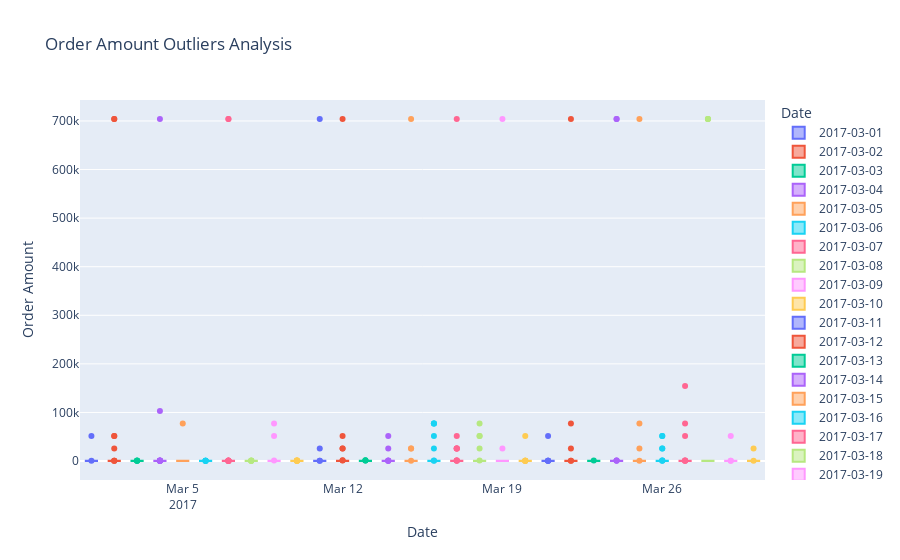

Write notebook code for a chart like this one.
### Code cell
# Boxplot order_amount outliers
amount_outliers = px.box(
    df,
    x=df.index,
    y='order_amount',
    title='Order Amount Outliers Analysis',
    labels={'created_at': 'Date', 'order_amount': 'Order Amount'},
    color=df.index,
    boxmode='overlay'
    )

amount_outliers

### Figure 1 — Plotly figure (JSON) as saved in the notebook; plotly's stock layout.template omitted (floating-point values rounded to 4 significant figures; data arrays with more than 128 entries replaced by an {"elided": "..."} marker saying what was removed)
{"data": [{"alignmentgroup": "True", "hovertemplate": "Date=%{x}<br>Order Amount=%{y}<extra></extra>", "legendgroup": "2017-03-01", "marker": {"color": "#636efa"}, "name": "2017-03-01", "notched": false, "offsetgroup": "2017-03-01", "orientation": "v", "showlegend": true, "type": "box", "x": {"elided": "182 str values"}, "x0": " ", "xaxis": "x", "y": {"elided": "182 int values"}, "y0": " ", "yaxis": "y"}, {"alignmentgroup": "True", "hovertemplate": "Date=%{x}<br>Order Amount=%{y}<extra></extra>", "legendgroup": "2017-03-02", "marker": {"color": "#EF553B"}, "name": "2017-03-02", "notched": false, "offsetgroup": "2017-03-02", "orientation": "v", "showlegend": true, "type": "box", "x": {"elided": "182 str values"}, "x0": " ", "xaxis": "x", "y": {"elided": "182 int values"}, "y0": " ", "yaxis": "y"}, {"alignmentgroup": "True", "hovertemplate": "Date=%{x}<br>Order Amount=%{y}<extra></extra>", "legendgroup": "2017-03-03", "marker": {"color": "#00cc96"}, "name": "2017-03-03", "notched": false, "offsetgroup": "2017-03-03", "orientation": "v", "showlegend": true, "type": "box", "x": {"elided": "162 str values"}, "x0": " ", "xaxis": "x", "y": {"elided": "162 int values"}, "y0": " ", "yaxis": "y"}, {"alignmentgroup": "True", "hovertemplate": "Date=%{x}<br>Order Amount=%{y}<extra></extra>", "legendgroup": "2017-03-04", "marker": {"color": "#ab63fa"}, "name": "2017-03-04", "notched": false, "offsetgroup": "2017-03-04", "orientation": "v", "showlegend": true, "type": "box", "x": {"elided": "165 str values"}, "x0": " ", "xaxis": "x", "y": {"elided": "165 int values"}, "y0": " ", "yaxis": "y"}, {"alignmentgroup": "True", "hovertemplate": "Date=%{x}<br>Order Amount=%{y}<extra></extra>", "legendgroup": "2017-03-05", "marker": {"color": "#FFA15A"}, "name": "2017-03-05", "notched": false, "offsetgroup": "2017-03-05", "orientation": "v", "showlegend": true, "type": "box", "x": {"elided": "163 str values"}, "x0": " ", "xaxis": "x", "y": {"elided": "163 int values"}, "y0": " ", "yaxis": "y"}, {"alignmentgroup": "True", "hovertemplate": "Date=%{x}<br>Order Amount=%{y}<extra></extra>", "legendgroup": "2017-03-06", "marker": {"color": "#19d3f3"}, "name": "2017-03-06", "notched": false, "offsetgroup": "2017-03-06", "orientation": "v", "showlegend": true, "type": "box", "x": {"elided": "148 str values"}, "x0": " ", "xaxis": "x", "y": {"elided": "148 int values"}, "y0": " ", "yaxis": "y"}, {"alignmentgroup": "True", "hovertemplate": "Date=%{x}<br>Order Amount=%{y}<extra></extra>", "legendgroup": "2017-03-07", "marker": {"color": "#FF6692"}, "name": "2017-03-07", "notched": false, "offsetgroup": "2017-03-07", "orientation": "v", "showlegend": true, "type": "box", "x": {"elided": "196 str values"}, "x0": " ", "xaxis": "x", "y": {"elided": "196 int values"}, "y0": " ", "yaxis": "y"}, {"alignmentgroup": "True", "hovertemplate": "Date=%{x}<br>Order Amount=%{y}<extra></extra>", "legendgroup": "2017-03-08", "marker": {"color": "#B6E880"}, "name": "2017-03-08", "notched": false, "offsetgroup": "2017-03-08", "orientation": "v", "showlegend": true, "type": "box", "x": {"elided": "156 str values"}, "x0": " ", "xaxis": "x", "y": {"elided": "156 int values"}, "y0": " ", "yaxis": "y"}, {"alignmentgroup": "True", "hovertemplate": "Date=%{x}<br>Order Amount=%{y}<extra></extra>", "legendgroup": "2017-03-09", "marker": {"color": "#FF97FF"}, "name": "2017-03-09", "notched": false, "offsetgroup": "2017-03-09", "orientation": "v", "showlegend": true, "type": "box", "x": {"elided": "199 str values"}, "x0": " ", "xaxis": "x", "y": {"elided": "199 int values"}, "y0": " ", "yaxis": "y"}, {"alignmentgroup": "True", "hovertemplate": "Date=%{x}<br>Order Amount=%{y}<extra></extra>", "legendgroup": "2017-03-10", "marker": {"color": "#FECB52"}, "name": "2017-03-10", "notched": false, "offsetgroup": "2017-03-10", "orientation": "v", "showlegend": true, "type": "box", "x": {"elided": "167 str values"}, "x0": " ", "xaxis": "x", "y": {"elided": "167 int values"}, "y0": " ", "yaxis": "y"}, {"alignmentgroup": "True", "hovertemplate": "Date=%{x}<br>Order Amount=%{y}<extra></extra>", "legendgroup": "2017-03-11", "marker": {"color": "#636efa"}, "name": "2017-03-11", "notched": false, "offsetgroup": "2017-03-11", "orientation": "v", "showlegend": true, "type": "box", "x": {"elided": "167 str values"}, "x0": " ", "xaxis": "x", "y": {"elided": "167 int values"}, "y0": " ", "yaxis": "y"}, {"alignmentgroup": "True", "hovertemplate": "Date=%{x}<br>Order Amount=%{y}<extra></extra>", "legendgroup": "2017-03-12", "marker": {"color": "#EF553B"}, "name": "2017-03-12", "notched": false, "offsetgroup": "2017-03-12", "orientation": "v", "showlegend": true, "type": "box", "x": {"elided": "159 str values"}, "x0": " ", "xaxis": "x", "y": {"elided": "159 int values"}, "y0": " ", "yaxis": "y"}, {"alignmentgroup": "True", "hovertemplate": "Date=%{x}<br>Order Amount=%{y}<extra></extra>", "legendgroup": "2017-03-13", "marker": {"color": "#00cc96"}, "name": "2017-03-13", "notched": false, "offsetgroup": "2017-03-13", "orientation": "v", "showlegend": true, "type": "box", "x": {"elided": "159 str values"}, "x0": " ", "xaxis": "x", "y": {"elided": "159 int values"}, "y0": " ", "yaxis": "y"}, {"alignmentgroup": "True", "hovertemplate": "Date=%{x}<br>Order Amount=%{y}<extra></extra>", "legendgroup": "2017-03-14", "marker": {"color": "#ab63fa"}, "name": "2017-03-14", "notched": false, "offsetgroup": "2017-03-14", "orientation": "v", "showlegend": true, "type": "box", "x": {"elided": "148 str values"}, "x0": " ", "xaxis": "x", "y": {"elided": "148 int values"}, "y0": " ", "yaxis": "y"}, {"alignmentgroup": "True", "hovertemplate": "Date=%{x}<br>Order Amount=%{y}<extra></extra>", "legendgroup": "2017-03-15", "marker": {"color": "#FFA15A"}, "name": "2017-03-15", "notched": false, "offsetgroup": "2017-03-15", "orientation": "v", "showlegend": true, "type": "box", "x": {"elided": "143 str values"}, "x0": " ", "xaxis": "x", "y": {"elided": "143 int values"}, "y0": " ", "yaxis": "y"}, {"alignmentgroup": "True", "hovertemplate": "Date=%{x}<br>Order Amount=%{y}<extra></extra>", "legendgroup": "2017-03-16", "marker": {"color": "#19d3f3"}, "name": "2017-03-16", "notched": false, "offsetgroup": "2017-03-16", "orientation": "v", "showlegend": true, "type": "box", "x": {"elided": "143 str values"}, "x0": " ", "xaxis": "x", "y": {"elided": "143 int values"}, "y0": " ", "yaxis": "y"}, {"alignmentgroup": "True", "hovertemplate": "Date=%{x}<br>Order Amount=%{y}<extra></extra>", "legendgroup": "2017-03-17", "marker": {"color": "#FF6692"}, "name": "2017-03-17", "notched": false, "offsetgroup": "2017-03-17", "orientation": "v", "showlegend": true, "type": "box", "x": {"elided": "198 str values"}, "x0": " ", "xaxis": "x", "y": {"elided": "198 int values"}, "y0": " ", "yaxis": "y"}, {"alignmentgroup": "True", "hovertemplate": "Date=%{x}<br>Order Amount=%{y}<extra></extra>", "legendgroup": "2017-03-18", "marker": {"color": "#B6E880"}, "name": "2017-03-18", "notched": false, "offsetgroup": "2017-03-18", "orientation": "v", "showlegend": true, "type": "box", "x": {"elided": "173 str values"}, "x0": " ", "xaxis": "x", "y": {"elided": "173 int values"}, "y0": " ", "yaxis": "y"}, {"alignmentgroup": "True", "hovertemplate": "Date=%{x}<br>Order Amount=%{y}<extra></extra>", "legendgroup": "2017-03-19", "marker": {"color": "#FF97FF"}, "name": "2017-03-19", "notched": false, "offsetgroup": "2017-03-19", "orientation": "v", "showlegend": true, "type": "box", "x": {"elided": "149 str values"}, "x0": " ", "xaxis": "x", "y": {"elided": "149 int values"}, "y0": " ", "yaxis": "y"}, {"alignmentgroup": "True", "hovertemplate": "Date=%{x}<br>Order Amount=%{y}<extra></extra>", "legendgroup": "2017-03-20", "marker": {"color": "#FECB52"}, "name": "2017-03-20", "notched": false, "offsetgroup": "2017-03-20", "orientation": "v", "showlegend": true, "type": "box", "x": {"elided": "158 str values"}, "x0": " ", "xaxis": "x", "y": {"elided": "158 int values"}, "y0": " ", "yaxis": "y"}, {"alignmentgroup": "True", "hovertemplate": "Date=%{x}<br>Order Amount=%{y}<extra></extra>", "legendgroup": "2017-03-21", "marker": {"color": "#636efa"}, "name": "2017-03-21", "notched": false, "offsetgroup": "2017-03-21", "orientation": "v", "showlegend": true, "type": "box", "x": {"elided": "179 str values"}, "x0": " ", "xaxis": "x", "y": {"elided": "179 int values"}, "y0": " ", "yaxis": "y"}, {"alignmentgroup": "True", "hovertemplate": "Date=%{x}<br>Order Amount=%{y}<extra></extra>", "legendgroup": "2017-03-22", "marker": {"color": "#EF553B"}, "name": "2017-03-22", "notched": false, "offsetgroup": "2017-03-22", "orientation": "v", "showlegend": true, "type": "box", "x": {"elided": "175 str values"}, "x0": " ", "xaxis": "x", "y": {"elided": "175 int values"}, "y0": " ", "yaxis": "y"}, {"alignmentgroup": "True", "hovertemplate": "Date=%{x}<br>Order Amount=%{y}<extra></extra>", "legendgroup": "2017-03-23", "marker": {"color": "#00cc96"}, "name": "2017-03-23", "notched": false, "offsetgroup": "2017-03-23", "orientation": "v", "showlegend": true, "type": "box", "x": {"elided": "152 str values"}, "x0": " ", "xaxis": "x", "y": {"elided": "152 int values"}, "y0": " ", "yaxis": "y"}, {"alignmentgroup": "True", "hovertemplate": "Date=%{x}<br>Order Amount=%{y}<extra></extra>", "legendgroup": "2017-03-24", "marker": {"color": "#ab63fa"}, "name": "2017-03-24", "notched": false, "offsetgroup": "2017-03-24", "orientation": "v", "showlegend": true, "type": "box", "x": {"elided": "155 str values"}, "x0": " ", "xaxis": "x", "y": {"elided": "155 int values"}, "y0": " ", "yaxis": "y"}, {"alignmentgroup": "True", "hovertemplate": "Date=%{x}<br>Order Amount=%{y}<extra></extra>", "legendgroup": "2017-03-25", "marker": {"color": "#FFA15A"}, "name": "2017-03-25", "notched": false, "offsetgroup": "2017-03-25", "orientation": "v", "showlegend": true, "type": "box", "x": {"elided": "170 str values"}, "x0": " ", "xaxis": "x", "y": {"elided": "170 int values"}, "y0": " ", "yaxis": "y"}, {"alignmentgroup": "True", "hovertemplate": "Date=%{x}<br>Order Amount=%{y}<extra></extra>", "legendgroup": "2017-03-26", "marker": {"color": "#19d3f3"}, "name": "2017-03-26", "notched": false, "offsetgroup": "2017-03-26", "orientation": "v", "showlegend": true, "type": "box", "x": {"elided": "175 str values"}, "x0": " ", "xaxis": "x", "y": {"elided": "175 int values"}, "y0": " ", "yaxis": "y"}, {"alignmentgroup": "True", "hovertemplate": "Date=%{x}<br>Order Amount=%{y}<extra></extra>", "legendgroup": "2017-03-27", "marker": {"color": "#FF6692"}, "name": "2017-03-27", "notched": false, "offsetgroup": "2017-03-27", "orientation": "v", "showlegend": true, "type": "box", "x": {"elided": "170 str values"}, "x0": " ", "xaxis": "x", "y": {"elided": "170 int values"}, "y0": " ", "yaxis": "y"}, {"alignmentgroup": "True", "hovertemplate": "Date=%{x}<br>Order Amount=%{y}<extra></extra>", "legendgroup": "2017-03-28", "marker": {"color": "#B6E880"}, "name": "2017-03-28", "notched": false, "offsetgroup": "2017-03-28", "orientation": "v", "showlegend": true, "type": "box", "x": {"elided": "175 str values"}, "x0": " ", "xaxis": "x", "y": {"elided": "175 int values"}, "y0": " ", "yaxis": "y"}, {"alignmentgroup": "True", "hovertemplate": "Date=%{x}<br>Order Amount=%{y}<extra></extra>", "legendgroup": "2017-03-29", "marker": {"color": "#FF97FF"}, "name": "2017-03-29", "notched": false, "offsetgroup": "2017-03-29", "orientation": "v", "showlegend": true, "type": "box", "x": {"elided": "165 str values"}, "x0": " ", "xaxis": "x", "y": {"elided": "165 int values"}, "y0": " ", "yaxis": "y"}, {"alignmentgroup": "True", "hovertemplate": "Date=%{x}<br>Order Amount=%{y}<extra></extra>", "legendgroup": "2017-03-30", "marker": {"color": "#FECB52"}, "name": "2017-03-30", "notched": false, "offsetgroup": "2017-03-30", "orientation": "v", "showlegend": true, "type": "box", "x": {"elided": "167 str values"}, "x0": " ", "xaxis": "x", "y": {"elided": "167 int values"}, "y0": " ", "yaxis": "y"}], "layout": {"boxmode": "overlay", "legend": {"title": {"text": "Date"}, "tracegroupgap": 0}, "title": {"text": "Order Amount Outliers Analysis"}, "xaxis": {"anchor": "y", "categoryarray": ["2017-03-01", "2017-03-02", "2017-03-03", "2017-03-04", "2017-03-05", "2017-03-06", "2017-03-07", "2017-03-08", "2017-03-09", "2017-03-10", "2017-03-11", "2017-03-12", "2017-03-13", "2017-03-14", "2017-03-15", "2017-03-16", "2017-03-17", "2017-03-18", "2017-03-19", "2017-03-20", "2017-03-21", "2017-03-22", "2017-03-23", "2017-03-24", "2017-03-25", "2017-03-26", "2017-03-27", "2017-03-28", "2017-03-29", "2017-03-30"], "categoryorder": "array", "domain": [0, 1], "title": {"text": "Date"}}, "yaxis": {"anchor": "x", "domain": [0, 1], "title": {"text": "Order Amount"}}}}
